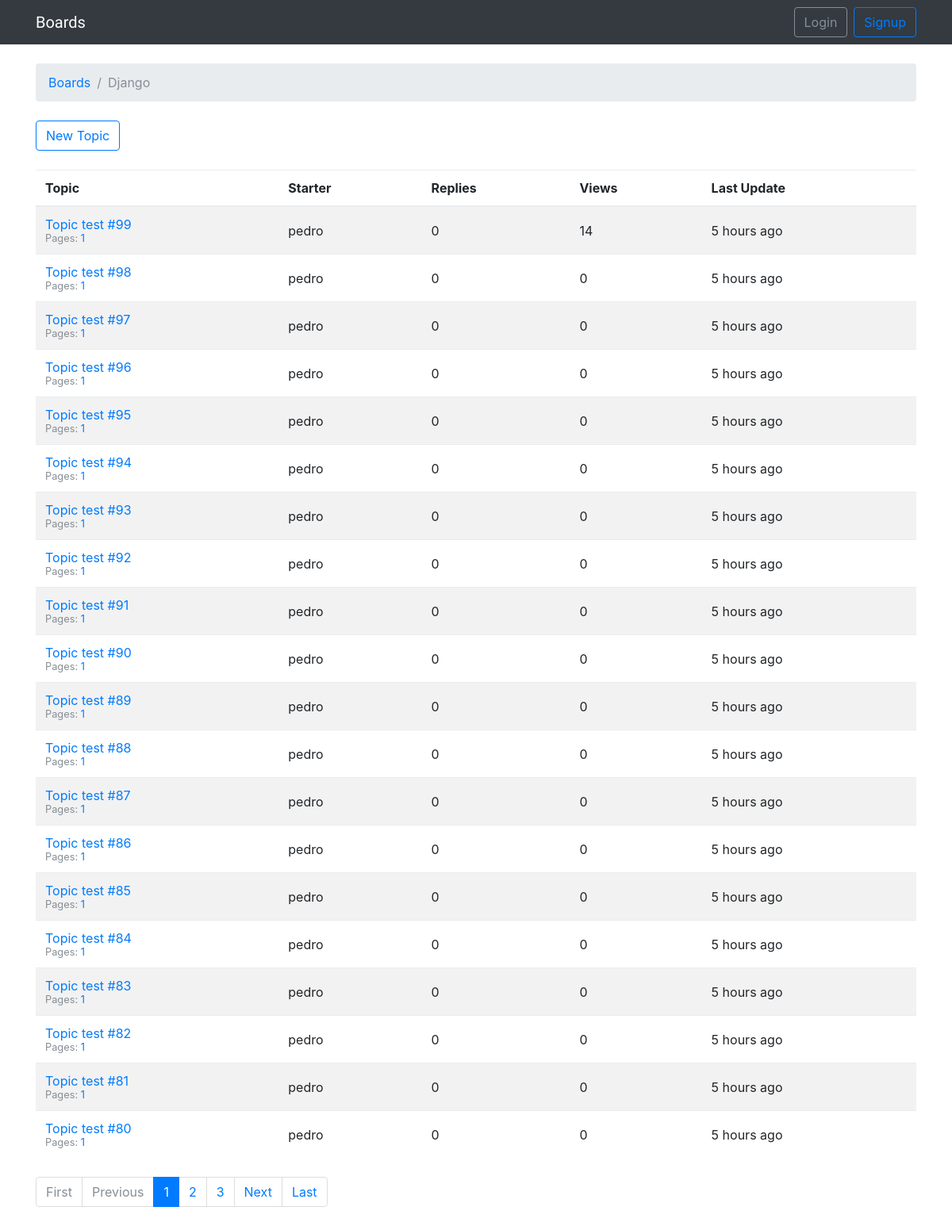
The page /boards/1/ on the database as committed earlier.
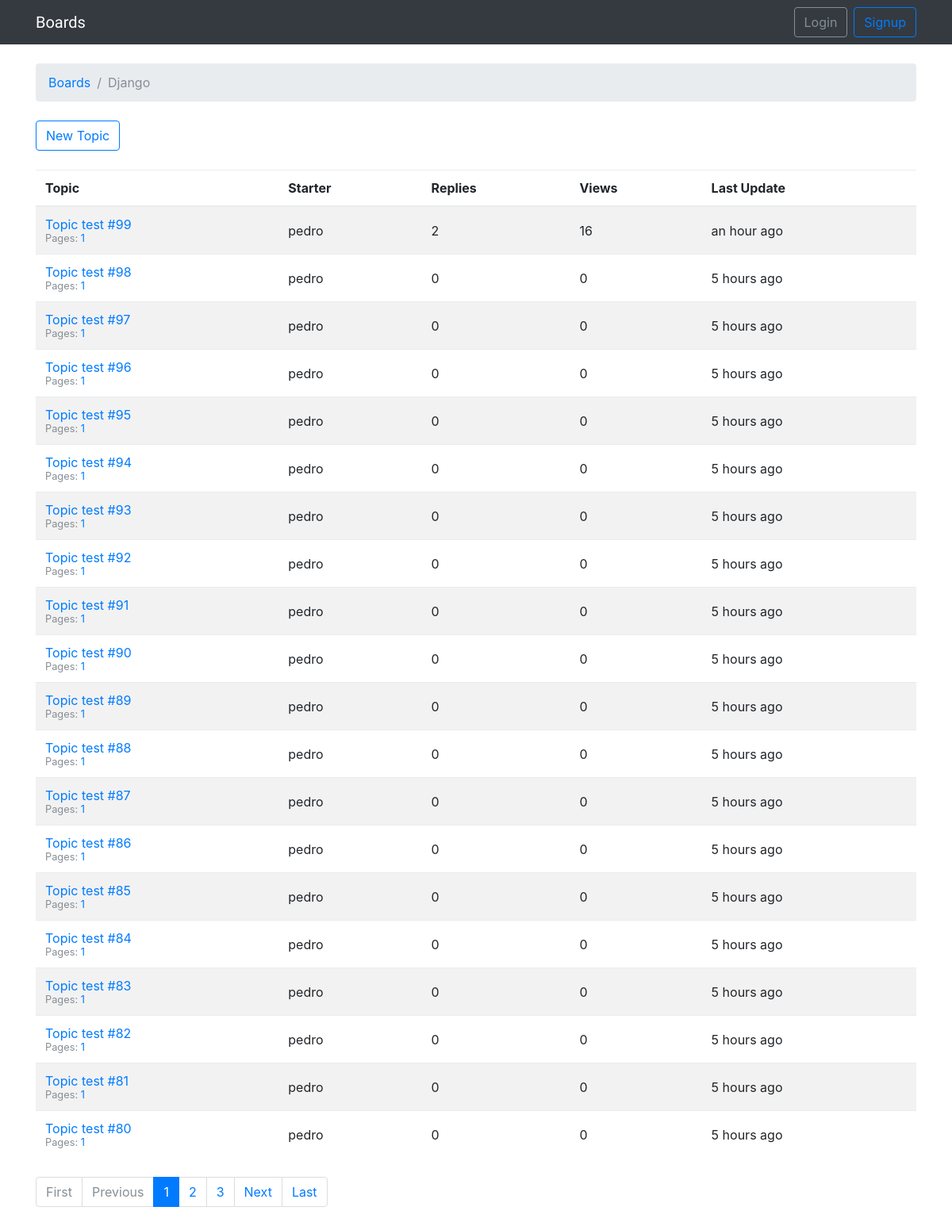
The same page on the database as committed later.
### boards/models.py (models this page shows, shortened)
class Topic(models.Model):
    subject = models.CharField(max_length=255)
    last_updated = models.DateTimeField(auto_now_add=True)
    board = models.ForeignKey(Board, related_name='topics')
    starter = models.ForeignKey(User, related_name='topics')
    views = models.PositiveIntegerField(default=0)
    def get_page_count(self):
        count = self.posts.count()
        pages = count / 20
        return math.ceil(pages)
    def has_many_pages(self, count=None):
        if count is None:
            count = self.get_page_count()
        return count > 6
    def get_page_range(self):
        count = self.get_page_count()
        if self.has_many_pages(count):
            return range(1, 5)
        return range(1, count + 1)

### boards/views.py (the view)
# urls.py: url(r'^boards/(?P<pk>\d+)/$', boards_views.TopicListView.as_view(), name='board_topics'),
class TopicListView(ListView):
    model = Topic
    context_object_name = 'topics'
    template_name = 'topics.html'
    paginate_by = 20
    def get_context_data(self, **kwargs):
        kwargs['board'] = self.board
        return super().get_context_data(**kwargs)
    def get_queryset(self):
        self.board = get_object_or_404(Board, pk=self.kwargs.get('pk'))
        queryset = self.board.topics.order_by('-last_updated').annotate(replies=Count('posts') - 1)
        return queryset

### templates/topics.html (shortened to what this page needs)
{% extends 'base.html' %}
{% load humanize %}
{% block breadcrumb %}
    <li class="breadcrumb-item"><a href="{% url 'home' %}">Boards</a></li>
    <li class="breadcrumb-item active">{{board.name}}</li>
{% endblock %}
{% block content %}
    <div class="mb-4">
        <a href="{% url 'new_topic' board.pk %}" class="btn btn-outline-primary">New Topic</a>
    </div>
    <table class="table table-striped mb-4">
            <thead class="thead-inverse">
              <tr>
                <th>Topic</th>
                <th>Starter</th>
                <th>Replies</th>
                <th>Views</th>
                <th>Last Update</th>
              </tr>
            </thead>
            <tbody>
              {% for topic in topics %}
                {% url 'topic_posts' board.pk topic.pk as topic_url %}
                <tr>
                  <td>
                    <p class="mb-0">
                      <a href="{{ topic_url }}">{{ topic.subject }}</a>
                    </p>
                    <small class="text-muted">
                      Pages:
                      {% for i in topic.get_page_range %}
                        <a href="{{ topic_url }}?page={{ i }}">{{ i }}</a>
                      {% endfor %}
                    </small>
                  </td>
                  <td class="align-middle">{{ topic.starter.username }}</td>
                  <td class="align-middle">{{ topic.replies }}</td>
                  <td class="align-middle">{{ topic.views }}</td>
                  <td class="align-middle">{{ topic.last_updated|naturaltime }}</td>
                </tr>
              {% endfor %}
            </tbody>
          </table>
    {% include "includes/pagination.html" %}
{% endblock %}

Rows that differ between the two databases and show on the page:
changed Topic "Topic test #99": replies "0" → "2"; views "14" → "16"; last_updated "5 hours ago" → "an hour ago"
